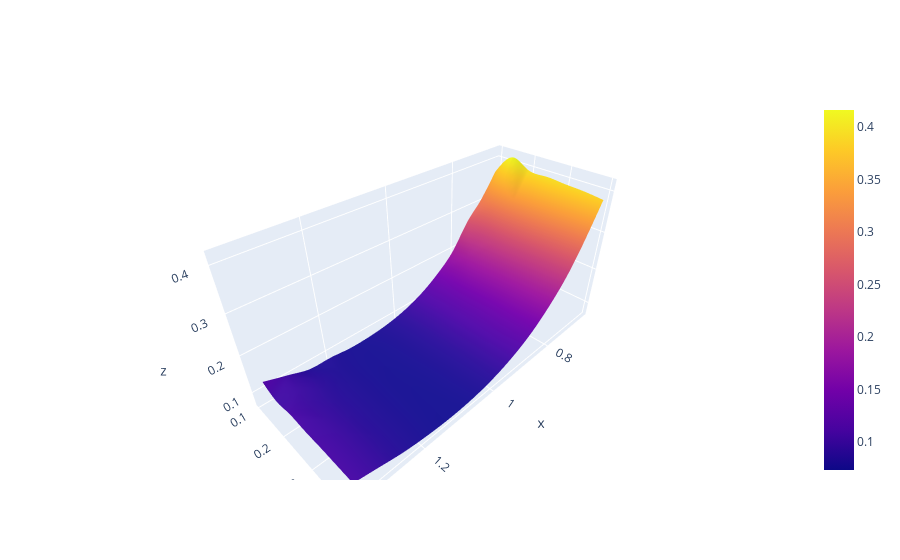

The notebook cell this image was saved under:
### Code cell
x = np.array(df["K"])
y = np.array(df["T"])
z = np.array(df["sigma_dup"])

xi = np.linspace(x.min(), x.max(), 100)
yi = np.linspace(y.min(), y.max(), 100)
X,Y = np.meshgrid(xi,yi)
Z = griddata((x,y),z,(X,Y), method='cubic')

fig = go.Figure(go.Surface(x=xi,y=yi,z=Z))
fig.show()
